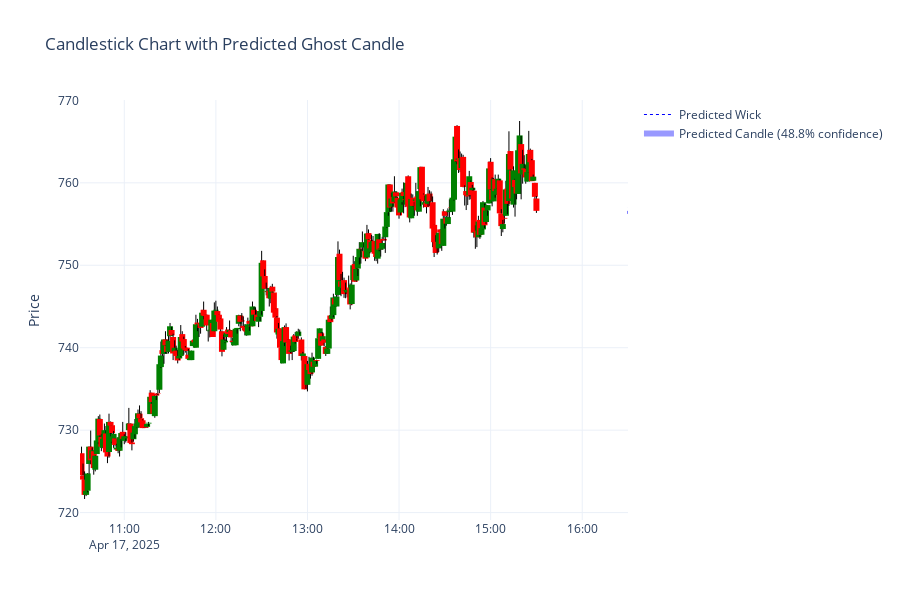

Notebook cell for this chart:
### Code cell
import plotly.graph_objects as go
import pandas as pd
from collections import defaultdict, Counter
from nltk import ngrams
import numpy as np


# # Simulate a sample DataFrame (replace with your real OHLCV data)
# np.random.seed(42)
# dates = pd.date_range(start="2023-01-01", periods=300, freq="H")
# df = pd.DataFrame({
#     "Date_Time": dates,
#     "Open": np.random.uniform(100, 110, size=300),
#     "High": np.random.uniform(110, 115, size=300),
#     "Low": np.random.uniform(95, 100, size=300),
#     "Close": np.random.uniform(100, 110, size=300),
#     "Volume": np.random.randint(1000, 10000, size=300)
# })

# Compute body size and ATR
df['body_size'] = abs(df['Close'] - df['Open'])
atr = df['body_size'].rolling(window=14).mean()
df['size_category'] = ((df['Close'] - df['Open']) / atr).fillna(0)
df['size_category'] = df['size_category'].apply(lambda x: 0 if abs(x) < 0.5 else int(np.sign(x) * min(abs(x), 3)))

# Volume categories
vol_mean = df['Volume'].mean()
vol_std = df['Volume'].std()
df['volume_category'] = ((df['Volume'] - vol_mean) / vol_std).apply(lambda x: 1 if x < -0.5 else (3 if x > 0.5 else 2))

# Limit to last 100 for clarity
plot_df = df[-300:].copy().reset_index(drop=True)

# --- Pattern Prediction ---
sequence = list(zip(plot_df['size_category'], plot_df['volume_category']))
n = 3
ngrams_seq = list(ngrams(sequence, n + 1))
pattern_map = defaultdict(Counter)
for gram in ngrams_seq:
    pattern = gram[:-1]
    next_step = gram[-1]
    pattern_map[pattern][next_step] += 1

latest_pattern = tuple(sequence[-n:])
prediction_counter = pattern_map.get(latest_pattern, {})
most_likely = prediction_counter.most_common(3)

if most_likely:
    pred_cat = most_likely[0][0]
    pred_prob = most_likely[0][1] / sum(prediction_counter.values())
    last_close = plot_df.iloc[-1]['Close']
    atr_latest = atr.iloc[-1] if not np.isnan(atr.iloc[-1]) else 1
    size = pred_cat[0] * atr_latest
    pred_open = last_close
    pred_close = last_close + size
    pred_high = max(pred_open, pred_close) + atr_latest * 0.2
    pred_low = min(pred_open, pred_close) - atr_latest * 0.2
    pred_row = {
        "Date_Time": plot_df.iloc[-1]['Date_Time'] + pd.Timedelta(hours=1),
        "Open": pred_open,
        "Close": pred_close,
        "High": pred_high,
        "Low": pred_low,
        "Volume": vol_mean + pred_cat[1] * vol_std * 0.5,
        "color": "rgba(0,0,255,0.4)",
        "probability": f"{pred_prob:.1%}"
    }
else:
    pred_row = None

# --- Plotting ---
fig = go.Figure()

for i, row in plot_df.iterrows():
    fig.add_trace(go.Scatter(
        x=[row['Date_Time'], row['Date_Time']],
        y=[row['Low'], row['High']],
        mode='lines',
        line=dict(color='black', width=1),
        showlegend=False,
        hoverinfo='skip'
    ))
    fig.add_trace(go.Scatter(
        x=[row['Date_Time'], row['Date_Time']],
        y=[row['Open'], row['Close']],
        mode='lines',
        line=dict(color='green' if row['Close'] > row['Open'] else 'red', width=6),
        showlegend=False,
        hoverinfo='skip'
    ))

# Predicted ghost candle
if pred_row:
    fig.add_trace(go.Scatter(
        x=[pred_row['Date_Time'], pred_row['Date_Time']],
        y=[pred_row['Low'], pred_row['High']],
        mode='lines',
        line=dict(color='blue', width=1, dash='dot'),
        name='Predicted Wick'
    ))
    fig.add_trace(go.Scatter(
        x=[pred_row['Date_Time'], pred_row['Date_Time']],
        y=[pred_row['Open'], pred_row['Close']],
        mode='lines',
        line=dict(color=pred_row['color'], width=6),
        name=f"Predicted Candle ({pred_row['probability']} confidence)",
        hovertext=f"Predicted size_cat: {pred_cat[0]}, vol_cat: {pred_cat[1]}<br>Confidence: {pred_row['probability']}"
    ))

fig.update_layout(
    title='Candlestick Chart with Predicted Ghost Candle',
    xaxis=dict(rangeslider=dict(visible=False)),
    yaxis=dict(title='Price'),
    height=600,
    hovermode='x unified',
    template='plotly_white'
)

fig.show()
